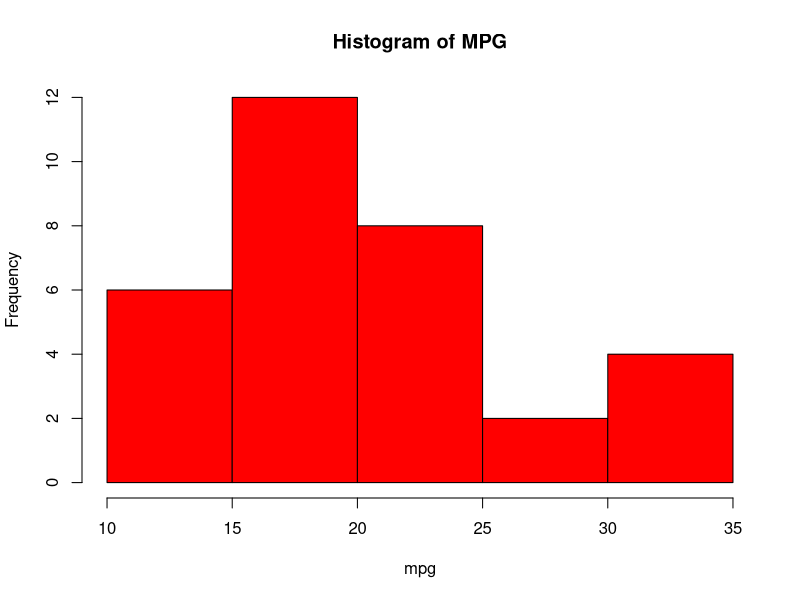
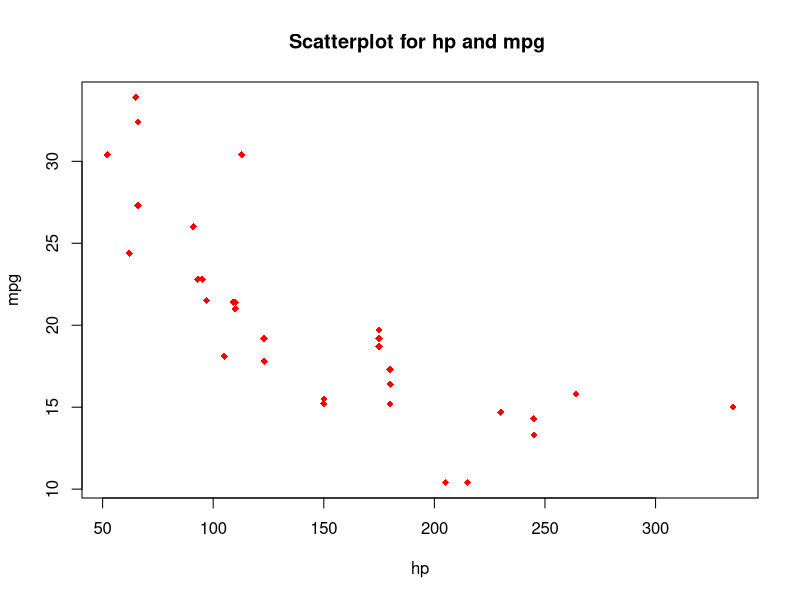
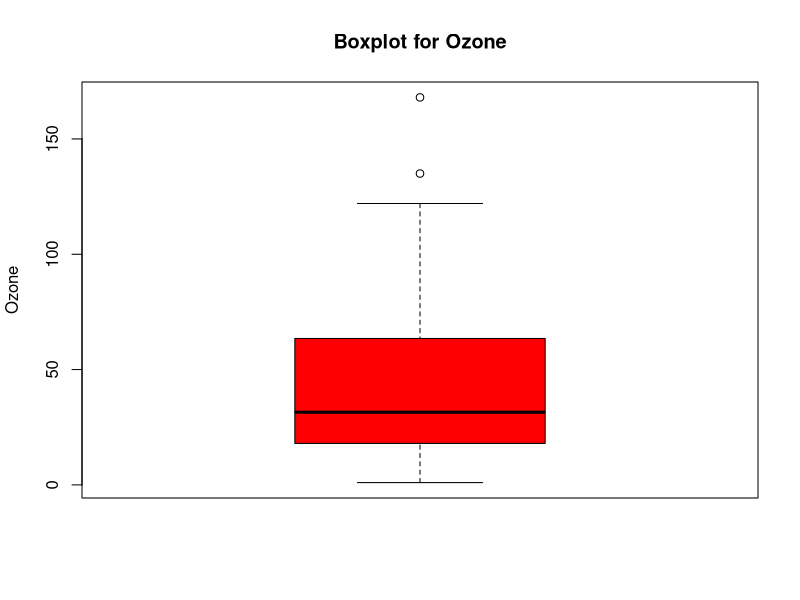

Reproduce these figures in R, in order.
#Practical 4

#Exercise Question

# 1. Calculate the mean, median, mode, and standard deviation of Petal.Width from iris.

mean(iris$Petal.Width)
median(iris$Petal.Width)
mode<-names(sort(table(iris$Petal.Width),decreasing = TRUE))[1]
print(mode)
sd(iris$Petal.Width)

# 2. Draw a histogram of mpg from the mtcars dataset.

hist(mtcars$mpg,
     main= "Histogram of MPG" ,
     xlab="mpg",
     col="red")

# 3. Create a scatterplot of hp vs mpg from mtcars.

plot(mtcars$hp,mtcars$mpg,
     main="Scatterplot for hp and mpg ",
     xlab="hp",
     ylab="mpg",
     col="red",
     pch=18
     )

# 4. Generate a boxplot for Ozone in the airquality dataset.

boxplot(airquality$Ozone,
        main="Boxplot for Ozone",
        ylab="Ozone",
        col="red"
        )

# 5. Find the variance of Sepal.Width in the iris dataset.

var(iris$Sepal.Width)

